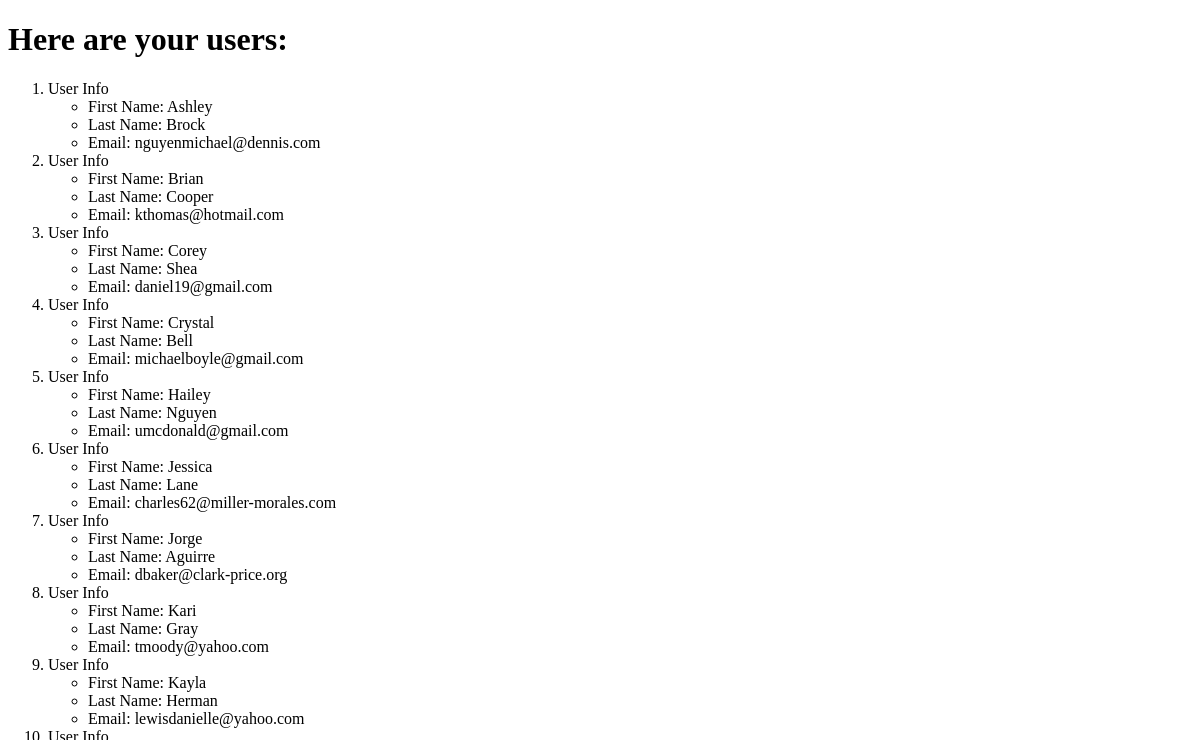
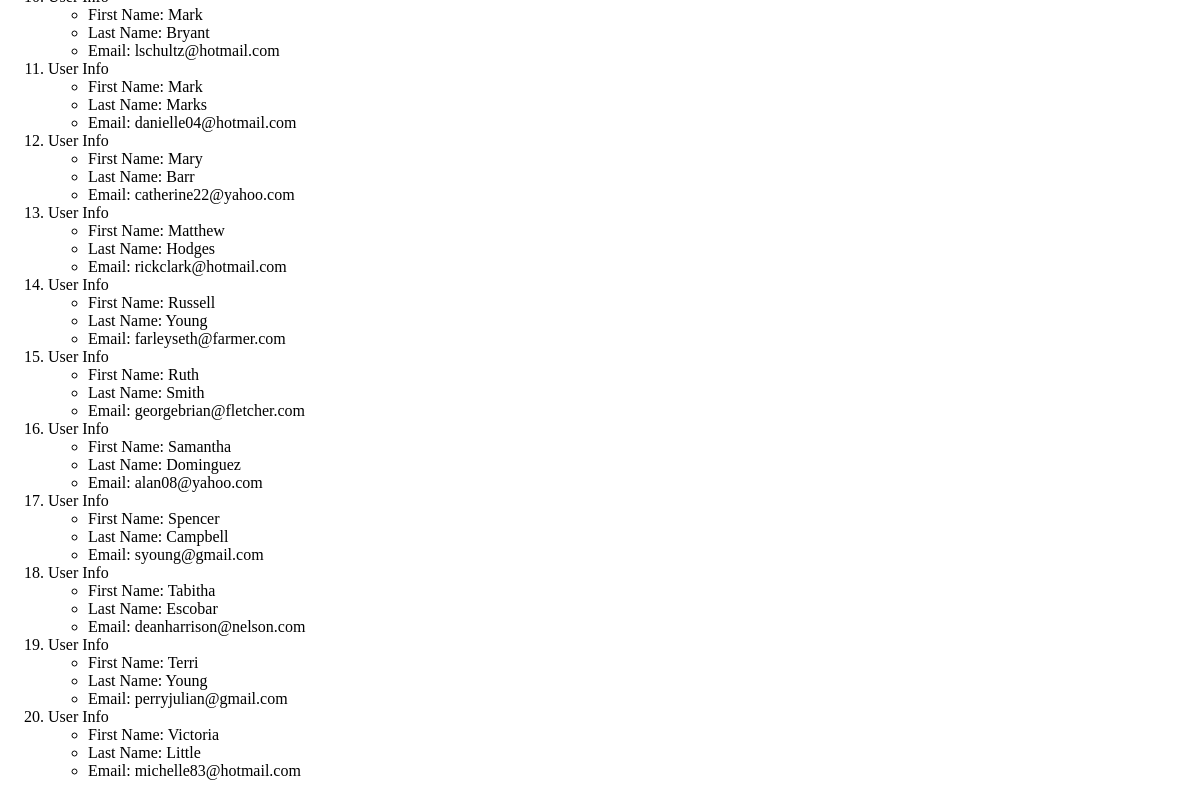
The app's page /users/, older data (2 pictures, top to bottom).
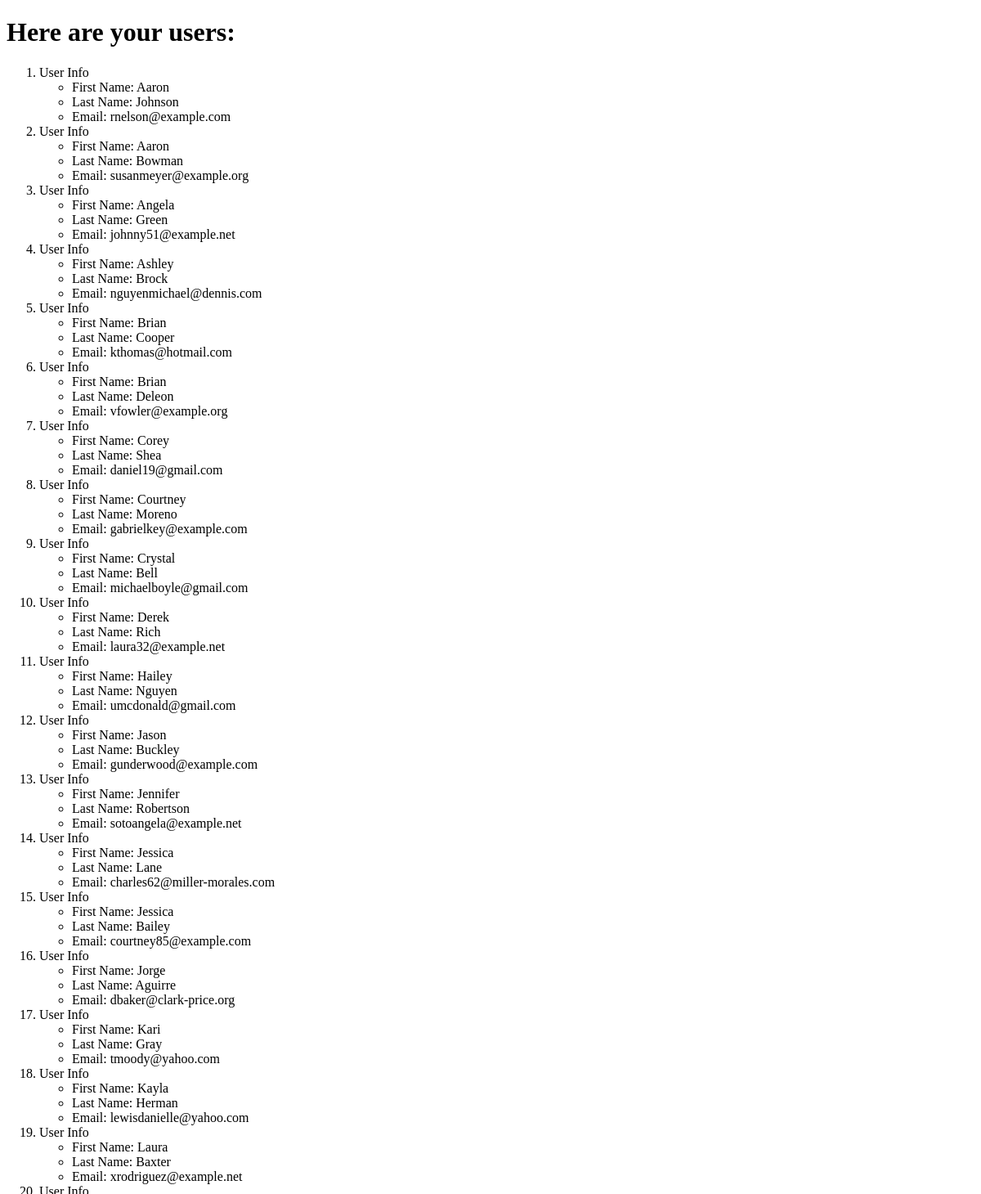
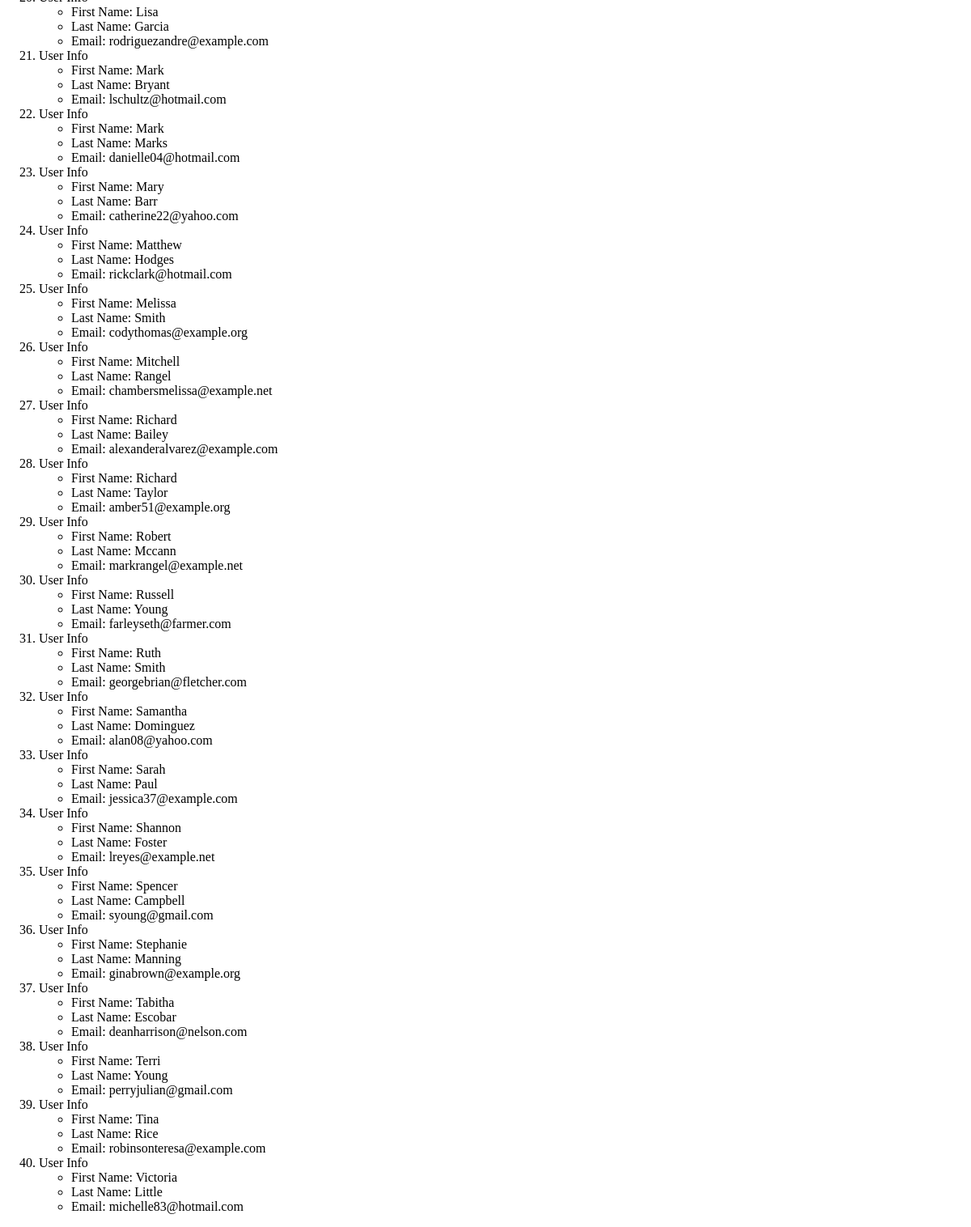
The same page, newer data (2 pictures, top to bottom).
### appTwo/models.py (models this page shows)
class User(models.Model):
    first_name = models.CharField(max_length=128)
    last_name = models.CharField(max_length=128)
    email = models.EmailField(max_length=254, unique=True)

### appTwo/views.py (the view)
# urls.py: path('users/', views.users, name='users'),
def users(request):
    user_list = User.objects.order_by('first_name')
    user_dict = {'users':user_list}
    return render(request, 'appTwo/users.html', context=user_dict)

### appTwo/templates/appTwo/users.html (shortened to what this page needs)
<!DOCTYPE html>
<html>
  <head>
  </head>
  <body>
    <h1>Here are your users:</h1>
    {% if users %}
    <ol>
      {% for person in users %}
        <li>User Info</li>
        <ul>
          <li>First Name: {{person.first_name}}</li>
          <li>Last Name: {{person.last_name}}</li>
          <li>Email: {{person.email}}</li>
        </ul>
      {% endfor %}
    </ol>
    {% endif %}
  </body>
</html>

Row changes from the older to the newer data that the page shows:
added User: first_name "Aaron", last_name "Johnson", email "rnelson@example.com"
added User: first_name "Aaron", last_name "Bowman", email "susanmeyer@example.org"
added User: first_name "Angela", last_name "Green", email "johnny51@example.net"
added User: first_name "Brian", last_name "Deleon", email "vfowler@example.org"
added User: first_name "Courtney", last_name "Moreno", email "gabrielkey@example.com"
added User: first_name "Derek", last_name "Rich", email "laura32@example.net"
added User: first_name "Jason", last_name "Buckley", email "gunderwood@example.com"
added User: first_name "Jennifer", last_name "Robertson", email "sotoangela@example.net"
added User: first_name "Jessica", last_name "Bailey", email "courtney85@example.com"
added User: first_name "Laura", last_name "Baxter", email "xrodriguez@example.net"
added User: first_name "Lisa", last_name "Garcia", email "rodriguezandre@example.com"
added User: first_name "Melissa", last_name "Smith", email "codythomas@example.org"
added User: first_name "Mitchell", last_name "Rangel", email "chambersmelissa@example.net"
added User: first_name "Richard", last_name "Bailey", email "alexanderalvarez@example.com"
added User: first_name "Richard", last_name "Taylor", email "amber51@example.org"
added User: first_name "Robert", last_name "Mccann", email "markrangel@example.net"
added User: first_name "Sarah", last_name "Paul", email "jessica37@example.com"
added User: first_name "Shannon", last_name "Foster", email "lreyes@example.net"
added User: first_name "Stephanie", last_name "Manning", email "ginabrown@example.org"
added User: first_name "Tina", last_name "Rice", email "robinsonteresa@example.com"
